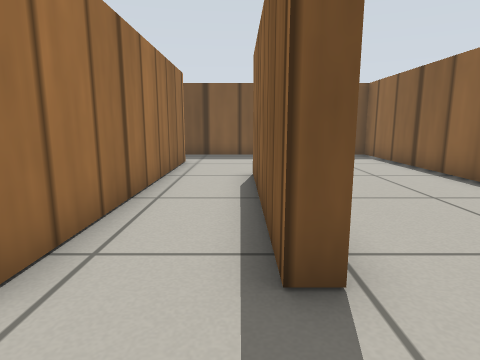
[1] (above)

16 first-person views from a walk through a Gazebo world. The camera is 0.13 m above the floor, tilts 10° down and sees 75° across. The floor is counted in squares, 0.1 m on a side. Each view is taken from the middle of a square. On the plan, view 1 faces up. The plan holds only what a view shows up to about 14 squares ahead; the rest is blank. Gazebo's built-in surfaces are drawn with simple patterns.

[2]
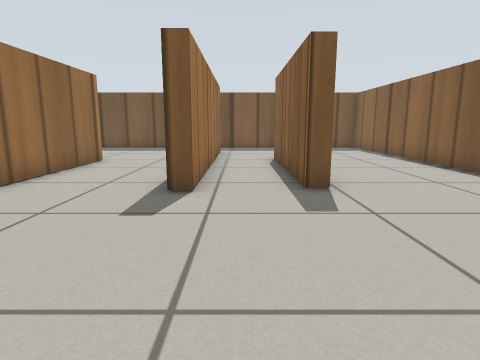

[3]
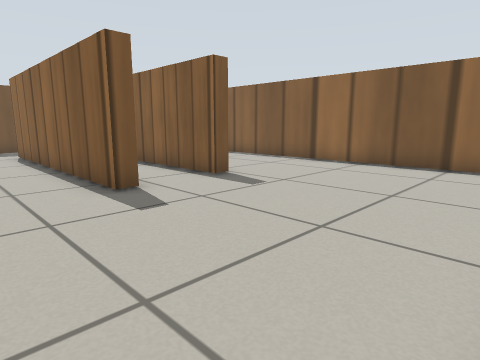

[4]
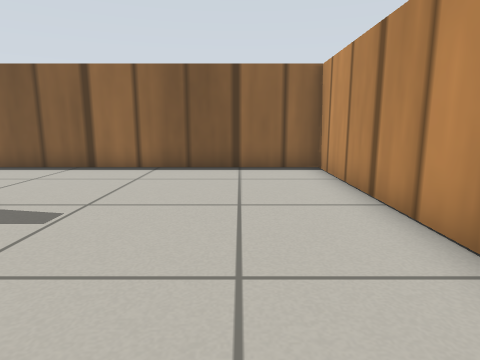

[5]
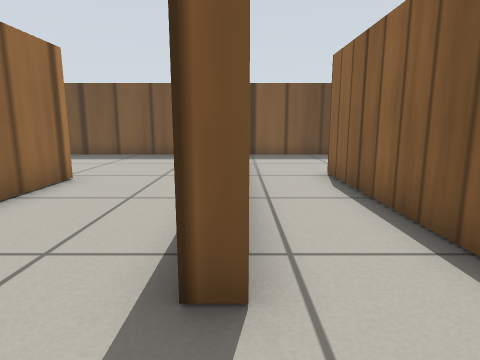

[6]
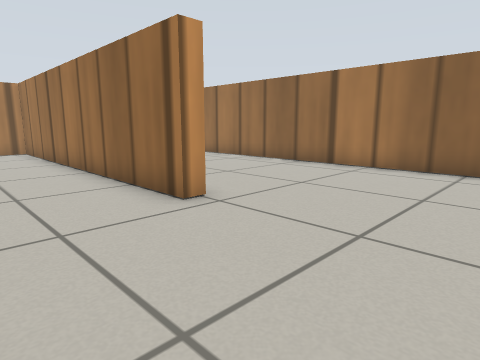

[7]
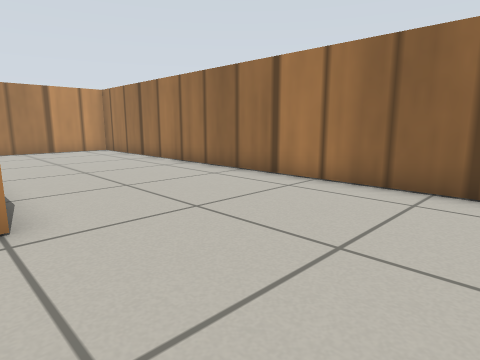

[8]
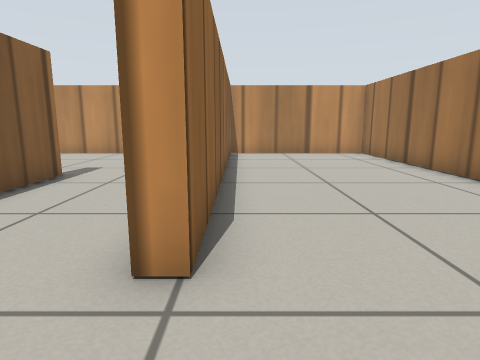

[9]
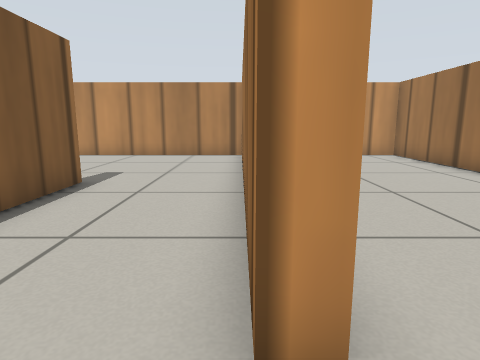

[10]
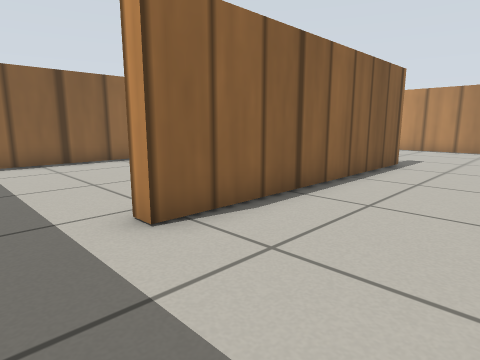

[11]
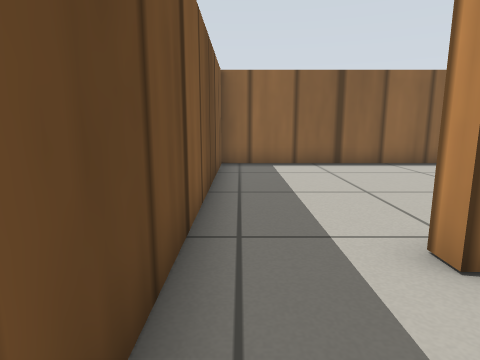

[12]
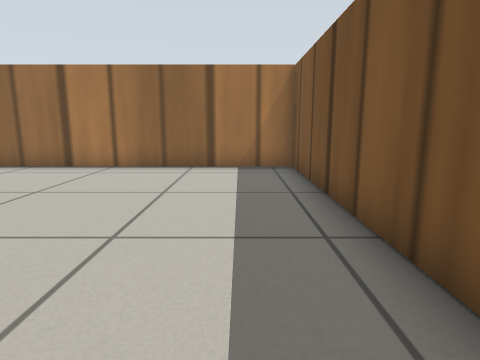

[13]
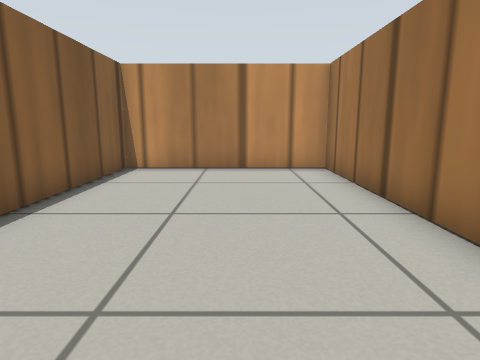

[14]
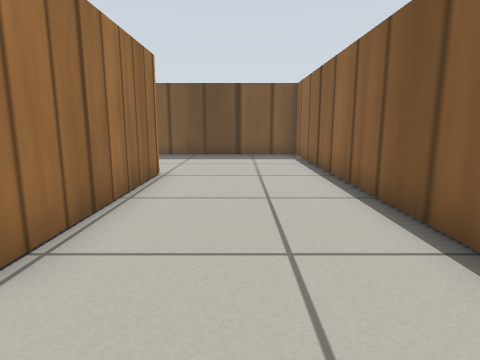

[15]
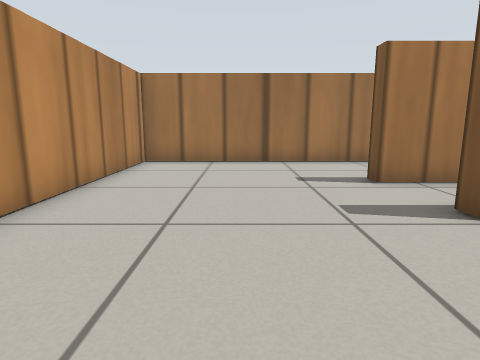

[16]
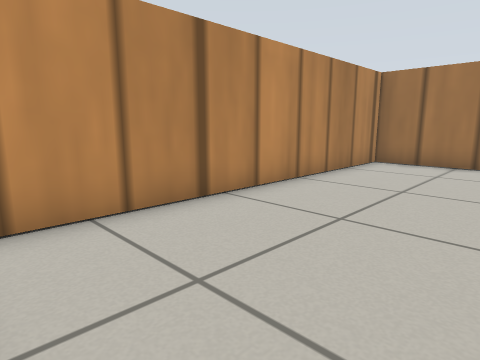

### Floor plan
Points are (right, up) in squares from view 1. A wall is a line through its corners. A room is listed if a view was taken in it or the views show most of it. See-through windows are left out.
Room 1 (views 1, 2, 3, 4, 5, 6, 7, 8, 9, 10, 11, 12, 13, 14, 15, 16)
walls: (-6.1, 7.5) (-6.1, -4.4) (5.4, -4.4) (5.4, 13.6) (-12.6, 13.6) (-12.6, -4.4) (-6.6, -4.4) (-6.6, 7.5) (-6.1, 7.5); (-2.4, 2.1) (-2.4, 11.1) (-1.9, 11.1) (-1.9, 2.1) (-2.4, 2.1); (0.9, 2.3) (0.3, 2.3) (0.3, 8.4); (0.8, 8.4) (0.8, 2.6)

Positions as (right, up) in squares from view 1, and headings:
1: (0, 0), facing up
2: (-1, -4), facing up
3: (-5, -4), facing up-right
4: (-4, -2), facing right
5: (-2, 0), facing up
6: (-3, 12), facing down-left
7: (-6, 12), facing down-left
8: (-7, 10), facing down
9: (-6, 9), facing down
10: (-6, 13), facing down-right
11: (-5, 13), facing right
12: (-3, 12), facing left
13: (-10, 5), facing down
14: (3, 0), facing up
15: (5, -1), facing left
16: (5, 0), facing down-left
